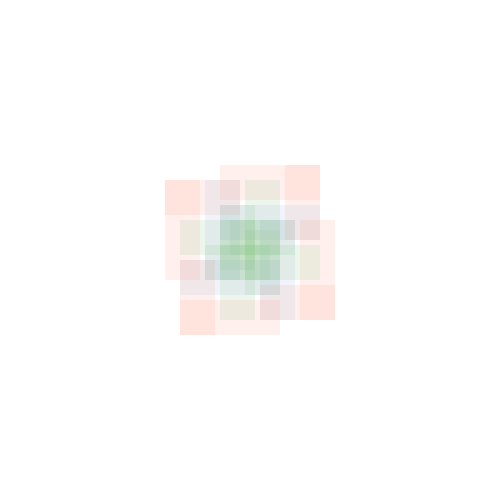
Frame 1 (no input)
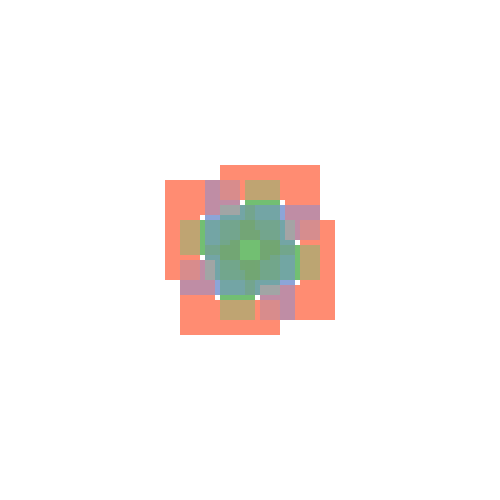
Frame 60 (the mouse pressed at the canvas centre just before this capture)
Frame 120 (the mouse held since frame 60 and released just before this capture): identical to frame 60, image omitted

The Processing sketch that drew these frames (run headless with seeded random() and noise(); from frame 60 on, the mouse is pressed at the canvas centre):

// Processing sketch: processing_84548
// ── processing_84548.pde

void setup()
{
size(500, 500);
 background(255);
 smooth();
}

void draw(){
  noStroke();
 
  translate(width/2, height/2);
  
 for (int i=0;i<360;i=i+30){
  rotate(radians(90));
  fill(255,135,100,10); 
  //ㄱ
  rect(-30,-85,100,35);
  rect(35,-85,35,75);
  noFill();
  //ㄴ
  fill(110,185,95,10);
  rect(-30,-5,100,35);
  rect(-30,-45,35,65);
  noFill();
  fill(115,155,210,10);
  rect(-30,-45,100,35);
  noFill();
 
 }
}
